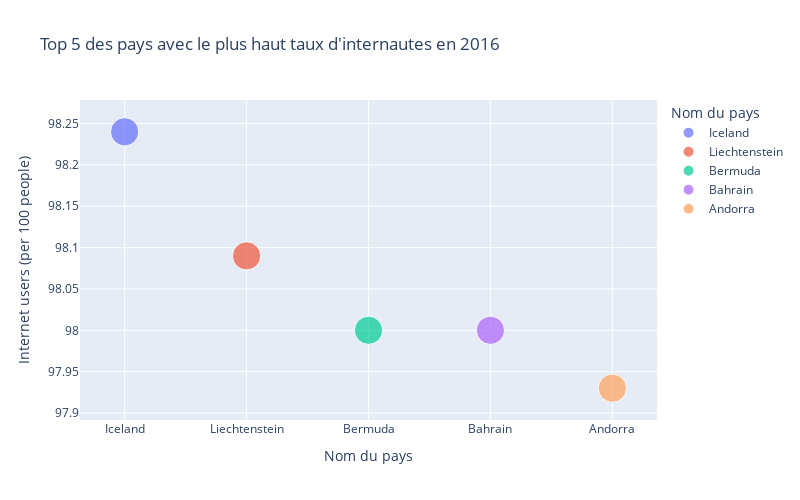

Notebook code cell kept with this figure:
### Code cell
# graphique des pays avec le plus haut taux d'internautes en 2016
fig = px.scatter(
    top5_internet,
    x="Country Name",
    y="2016",
    title="Top 5 des pays avec le plus haut taux d'internautes en 2016",
    labels={"2016": "Internet users (per 100 people)", "Country Name": "Nom du pays"},
    size="2016",
    color="Country Name"
)
fig.update_layout(
    xaxis_title="Nom du pays",
    yaxis_title="Internet users (per 100 people)",
    width=800,
    height=500
)
fig.show()

### Figure 1 — Plotly figure (JSON) as saved in the notebook; plotly's stock layout.template omitted (floating-point values rounded to 4 significant figures)
{"data": [{"hovertemplate": "Nom du pays=%{x}<br>Internet users (per 100 people)=%{marker.size}<extra></extra>", "legendgroup": "Iceland", "marker": {"color": "#636efa", "size": [98.24], "sizemode": "area", "sizeref": 0.2456, "symbol": "circle"}, "mode": "markers", "name": "Iceland", "orientation": "v", "showlegend": true, "type": "scatter", "x": ["Iceland"], "xaxis": "x", "y": [98.24], "yaxis": "y"}, {"hovertemplate": "Nom du pays=%{x}<br>Internet users (per 100 people)=%{marker.size}<extra></extra>", "legendgroup": "Liechtenstein", "marker": {"color": "#EF553B", "size": [98.09], "sizemode": "area", "sizeref": 0.2456, "symbol": "circle"}, "mode": "markers", "name": "Liechtenstein", "orientation": "v", "showlegend": true, "type": "scatter", "x": ["Liechtenstein"], "xaxis": "x", "y": [98.09], "yaxis": "y"}, {"hovertemplate": "Nom du pays=%{x}<br>Internet users (per 100 people)=%{marker.size}<extra></extra>", "legendgroup": "Bermuda", "marker": {"color": "#00cc96", "size": [98], "sizemode": "area", "sizeref": 0.2456, "symbol": "circle"}, "mode": "markers", "name": "Bermuda", "orientation": "v", "showlegend": true, "type": "scatter", "x": ["Bermuda"], "xaxis": "x", "y": [98], "yaxis": "y"}, {"hovertemplate": "Nom du pays=%{x}<br>Internet users (per 100 people)=%{marker.size}<extra></extra>", "legendgroup": "Bahrain", "marker": {"color": "#ab63fa", "size": [98], "sizemode": "area", "sizeref": 0.2456, "symbol": "circle"}, "mode": "markers", "name": "Bahrain", "orientation": "v", "showlegend": true, "type": "scatter", "x": ["Bahrain"], "xaxis": "x", "y": [98], "yaxis": "y"}, {"hovertemplate": "Nom du pays=%{x}<br>Internet users (per 100 people)=%{marker.size}<extra></extra>", "legendgroup": "Andorra", "marker": {"color": "#FFA15A", "size": [97.93], "sizemode": "area", "sizeref": 0.2456, "symbol": "circle"}, "mode": "markers", "name": "Andorra", "orientation": "v", "showlegend": true, "type": "scatter", "x": ["Andorra"], "xaxis": "x", "y": [97.93], "yaxis": "y"}], "layout": {"height": 500, "legend": {"itemsizing": "constant", "title": {"text": "Nom du pays"}, "tracegroupgap": 0}, "title": {"text": "Top 5 des pays avec le plus haut taux d'internautes en 2016"}, "width": 800, "xaxis": {"anchor": "y", "categoryarray": ["Iceland", "Liechtenstein", "Bermuda", "Bahrain", "Andorra"], "categoryorder": "array", "domain": [0, 1], "title": {"text": "Nom du pays"}}, "yaxis": {"anchor": "x", "domain": [0, 1], "title": {"text": "Internet users (per 100 people)"}}}}
